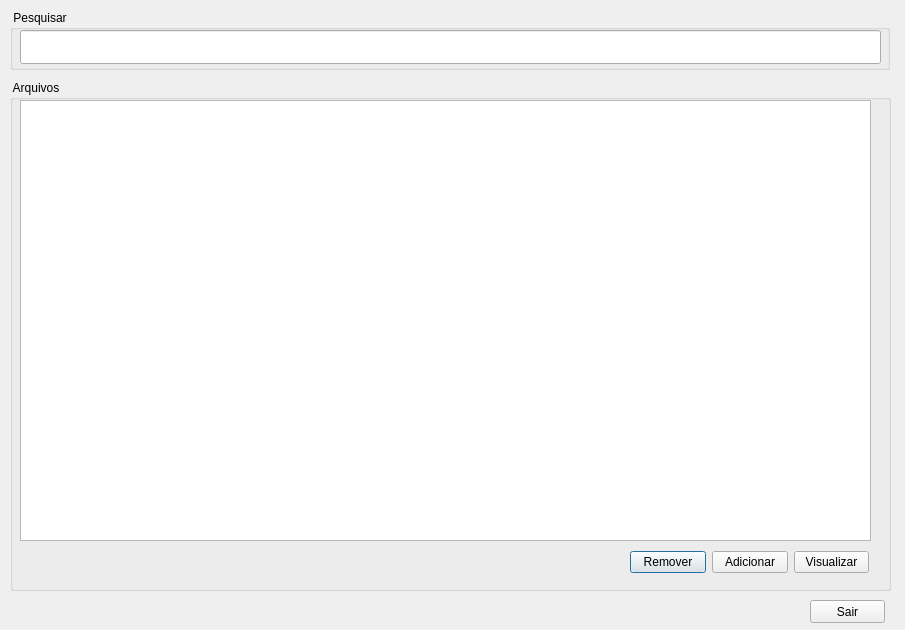
<?xml version="1.0" encoding="UTF-8"?>
<ui version="4.0">
 <class>PersistFileToDatabase</class>
 <widget class="QDialog" name="PersistFileToDatabase">
  <property name="geometry">
   <rect>
    <x>0</x>
    <y>0</y>
    <width>905</width>
    <height>630</height>
   </rect>
  </property>
  <property name="windowTitle">
   <string>Dialog</string>
  </property>
  <widget class="QGroupBox" name="groupBox">
   <property name="geometry">
    <rect>
     <x>10</x>
     <y>80</y>
     <width>881</width>
     <height>511</height>
    </rect>
   </property>
   <property name="title">
    <string> Arquivos </string>
   </property>
   <widget class="QRadTableViewSearch" name="tableView">
    <property name="geometry">
     <rect>
      <x>10</x>
      <y>20</y>
      <width>851</width>
      <height>441</height>
     </rect>
    </property>
   </widget>
   <widget class="QWidget" name="layoutWidget">
    <property name="geometry">
     <rect>
      <x>620</x>
      <y>470</y>
      <width>239</width>
      <height>25</height>
     </rect>
    </property>
    <layout class="QHBoxLayout" name="horizontalLayout">
     <item>
      <widget class="QPushButton" name="pushButtonRemove">
       <property name="text">
        <string>Remover</string>
       </property>
      </widget>
     </item>
     <item>
      <widget class="QPushButton" name="pushButtonAdd">
       <property name="text">
        <string>Adicionar</string>
       </property>
      </widget>
     </item>
     <item>
      <widget class="QPushButton" name="pushButtonView">
       <property name="text">
        <string>Visualizar</string>
       </property>
      </widget>
     </item>
    </layout>
   </widget>
  </widget>
  <widget class="QPushButton" name="pushButton">
   <property name="geometry">
    <rect>
     <x>810</x>
     <y>600</y>
     <width>75</width>
     <height>23</height>
    </rect>
   </property>
   <property name="text">
    <string>Sair</string>
   </property>
  </widget>
  <widget class="QGroupBox" name="groupBox_2">
   <property name="geometry">
    <rect>
     <x>10</x>
     <y>10</y>
     <width>880</width>
     <height>60</height>
    </rect>
   </property>
   <property name="title">
    <string> Pesquisar </string>
   </property>
   <widget class="QRadLineEditFakeEnter" name="lineEditSearch">
    <property name="geometry">
     <rect>
      <x>10</x>
      <y>20</y>
      <width>861</width>
      <height>34</height>
     </rect>
    </property>
    <property name="minimumSize">
     <size>
      <width>0</width>
      <height>34</height>
     </size>
    </property>
    <property name="maximumSize">
     <size>
      <width>16777215</width>
      <height>34</height>
     </size>
    </property>
    <property name="font">
     <font>
      <family>Verdana</family>
      <pointsize>18</pointsize>
     </font>
    </property>
   </widget>
  </widget>
 </widget>
 <customwidgets>
  <customwidget>
   <class>QRadTableViewSearch</class>
   <extends>QTableView</extends>
   <header location="global">qradtableviewsearch.h</header>
  </customwidget>
  <customwidget>
   <class>QRadLineEditFakeEnter</class>
   <extends>QLineEdit</extends>
   <header location="global">qradlineeditfakeenter.h</header>
  </customwidget>
 </customwidgets>
 <resources/>
 <connections/>
</ui>
